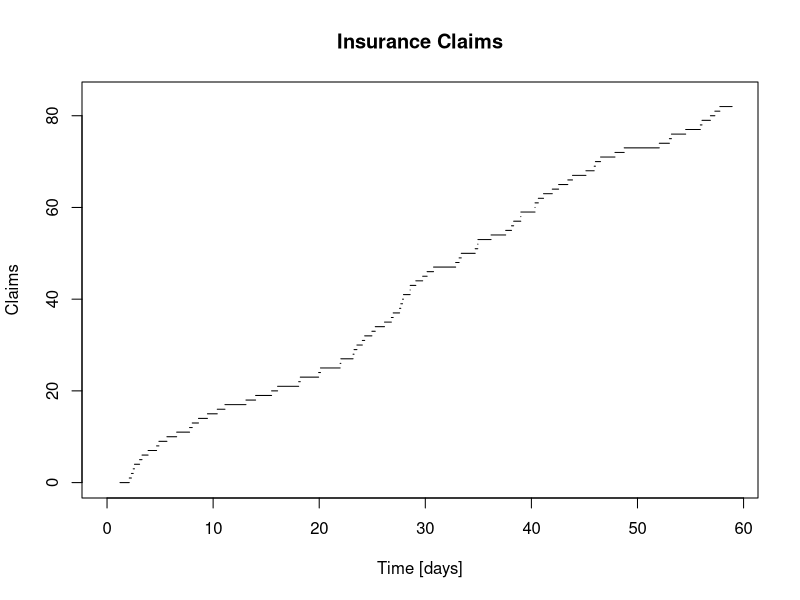
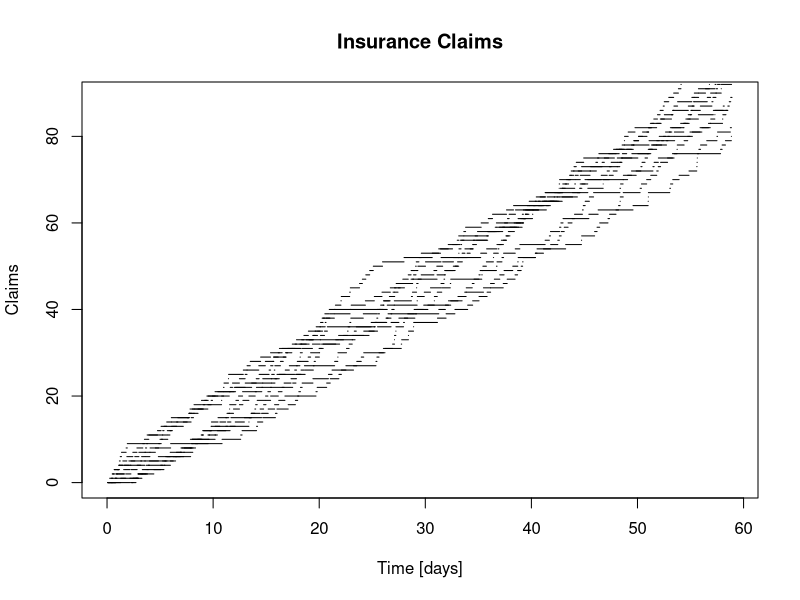

Reproduce these figures in R, in order.
lambda = 1.5

prob = 1 - ppois(q = 100, lambda = lambda*59)
prob

pgamma(59,101,rate = 1.5)




simulate_pois <- function(lambda, t_start,t_end, plot, numSim = 1) {
  result <-  rep(NA,numSim)
  for (i in 1:numSim) {
    n = rpois(1,lambda = lambda*(t_end - t_start))
    result[i] = n
    v_vec = runif(n,t_start,t_end)
    w_vec = sort(v_vec)
    x_vec <- seq(from = 0, to = n, by = 1)
    
    if(plot && i == 1) {
    
      plot(NULL, NULL, xlim = c(t_start, t_end), ylim = c(0, n), xlab = "Time [days]", lwd = 2, ylab = "Claims", main = "Insurance Claims")
      for(i in 1:n) {
        lines(w_vec[i:(i+1)], rep(x_vec[i],2), lwd = 1)
      }
    }
    else if(plot) {
      for(i in 1:n) {
        lines(w_vec[i:(i+1)], rep(x_vec[i],2), lwd = 1)
      }
    }
  }
  return (result)
}

simulate_pois(lambda,0,59,plot = TRUE)
res <- simulate_pois(lambda,0,59,plot = FALSE, numSim = 1000)
num <- sum(res > 100)/length(res)
num

simulate_pois(lambda,0,59,plot = TRUE, numSim = 10)


